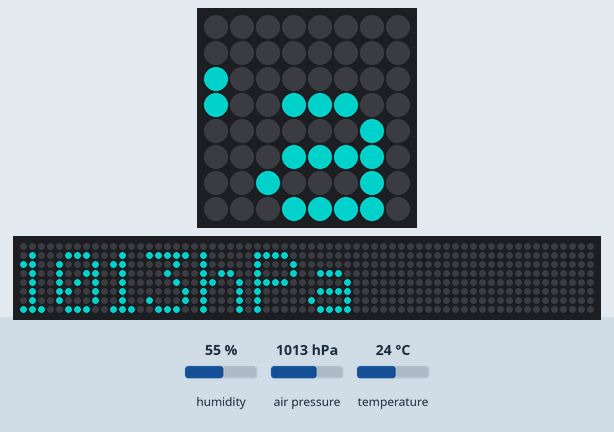
The program below on a simulated Raspberry Pi (BCM pin numbers) with a Sense HAT. Parts: the Sense HAT's 8×8 RGB LED matrix, a strip that is not on the board, showing the scrolling text unrolled. The inputs (shaded band) are chosen by the test bench; at power-on: humidity 55 %, air pressure 1013 hPa, temperature 24 °C. Dim RGB values are drawn brighter than linear; the 64×8 strip is a reading aid, not a part: it shows the text the matrix is scrolling, unrolled, one strip-width of it at a time.

Above: at 12.9 s.
13.0 s: humidity set to 22 %
At 14.3 s:
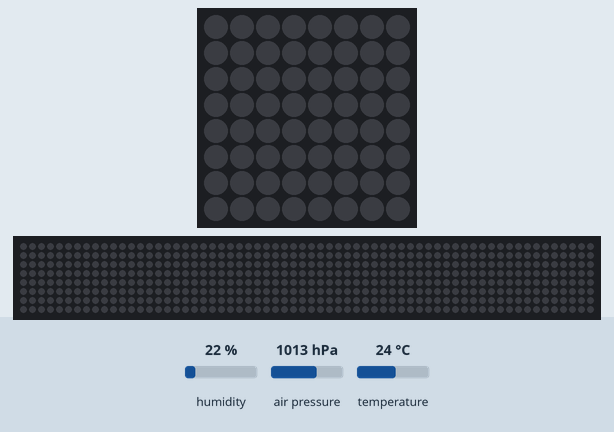
At 20.26 s:
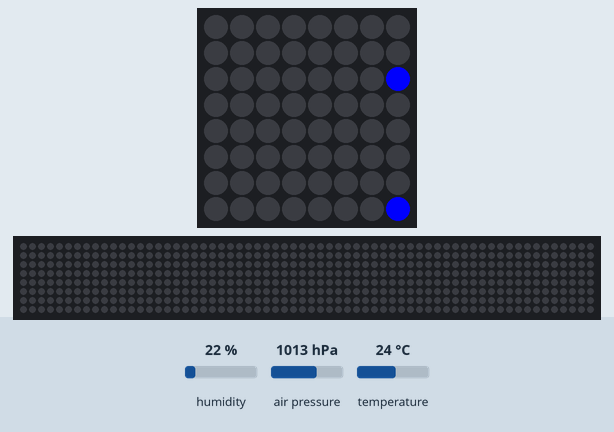

Measured:
- what the display in image 1 shows lasts 2.1 s, from 13.7 s to 15.8 s

The program:

sensjob.py
```python
from sense_hat import SenseHat
from time import sleep
import datetime

sense = SenseHat()
sense.set_rotation(180)
# Define the colours red and green
red = (255, 0, 0)
green = (0, 255, 0)
blue = (0, 0, 255)
cyan = (0, 127, 127)
yellow = (255, 255, 0)

tempcorrection = -8

loop = 0
while loop < 2:

  loop += 1
  # Take readings from all three sensors
  t = sense.get_temperature() + tempcorrection
  p = sense.get_pressure()
  h = sense.get_humidity()

  # Round the values to one decimal place
  t1= round(t, 1)
  p1 = round(p, 1)
  h1 = round(h, 1)
  t = int(t)
  p = int(p)
  h = int(h)

  # Create the message
  # str() converts the value to a string so it can be concatenated
  msg_t = str(t) + "C"
  msg_h = str(h) + "%"
  msg_p = str(p) + "hPa"
  # Display the scrolling message
  sense.show_message(msg_t, scroll_speed=0.1, text_colour=red)
  sleep(2)
  sense.show_message(msg_h, scroll_speed=0.1, text_colour=blue)
  sleep(2)
  sense.show_message(msg_p, scroll_speed=0.1, text_colour=cyan)
  sleep(2)

time = str(datetime.datetime.now())
f = open("/home/pi/py/sense/data.csv", "a")
f.write(time + ";" + str(t1) + ";" + str(p1) + ";" + str(h1) + "\n")
f.close()
```
